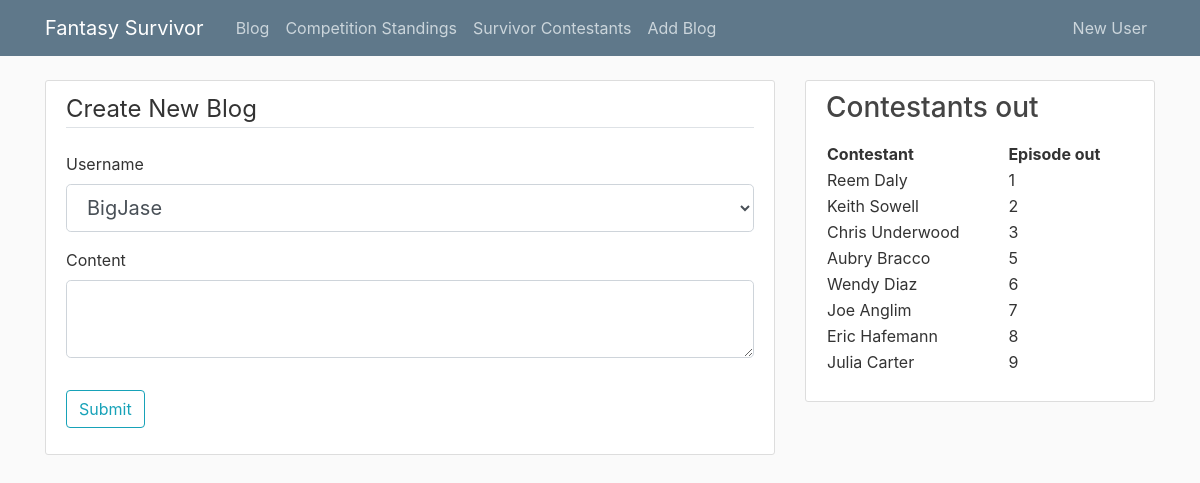
The app's page /add_blog, older data.
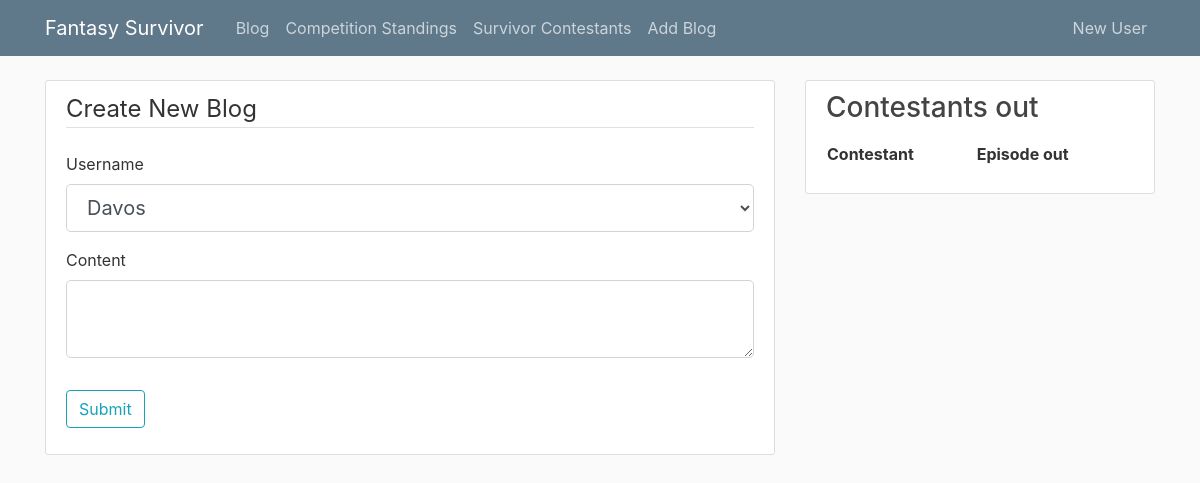
The same page, newer data.
### tables this page shows
CREATE TABLE Contestant
(contestant_id INTEGER PRIMARY KEY AUTOINCREMENT, 
name varchar(255),
age INT,
sex char(15),
origin_town varchar(255),
season_no INT,
ep_no INT,
position_out INT,
foreign key (season_no) references Season,
foreign key (ep_no) references Episode
);

### survivorcomp.py (the view, shortened to what this page needs)
@app.route("/add_blog", methods=['GET', 'POST'])
def add_blog():
    conn = sqlite3.connect('survivor.db')
    conn.row_factory = dict_factory
    c = conn.cursor()
    c.execute('SELECT user_nm FROM CompUser')
    results = c.fetchall()
    users = [(results.index(item), item['user_nm']) for item in results]
    form = BlogForm()
    form.username.choices = users
    return render_template('add_blog.html', form=form)

### forms.py
class BlogForm(FlaskForm):
    username = SelectField('Username', choices=[], coerce=int)
    content = TextAreaField('Content', validators=[DataRequired()])
    submit = SubmitField('Submit')

### survivorcomp.py (called while the page is built)
def dict_factory(cursor, row):
    d = {}
    for idx, col in enumerate(cursor.description):
        d[col[0]] = row[idx]
    return d

@app.context_processor
def feed_layout():
    conn = sqlite3.connect('survivor.db')
    conn.row_factory = dict_factory
    c = conn.cursor()
    c.execute("SELECT name, ep_no \
        FROM contestant \
        Where ep_no is not Null \
        order by ep_no")
    out_cons = c.fetchall()
    return dict(out_cons=out_cons)

### templates/add_blog.html (shortened to what this page needs)
{% extends "layout.html" %}
{% block content %}
    <div class="content-section">
        <form method="POST" action="">
            <fieldset class="form-group">
                <legend class="border-bottom mb-4">Create New Blog</legend>
                <div class="form-group">
                    {{ form.username.label(class="form-control-label") }}
                    {% if form.username.errors %}
                        {{ form.username(class="form-control form-control-lg is-invalid") }}
                        <div class="invalid-feedback">
                            {% for error in form.username.errors %}
                                <span>{{ error }}</span>
                            {% endfor %}
                        </div>
                    {% else %}
                        {{ form.username(class="form-control form-control-lg") }}
                    {% endif %}
                </div>
                    <div class="form-group">
                            {{ form.content.label(class="form-control-label") }}
                            {% if form.content.errors %}
                                {{ form.content(class="form-control form-control-lg is-invalid") }}
                                <div class="invalid-feedback">
                                    {% for error in form.username.errors %}
                                        <span>{{ error }}</span>
                                    {% endfor %}
                                </div>
                            {% else %}
                                {{ form.content(class="form-control form-control-lg") }}
                            {% endif %}
                        </div>
            </fieldset>
            <div class="form-group">
                {{ form.submit(class="btn btn-outline-info") }}
            </div>
        </form>
    </div>
{% endblock content %}

### templates/layout.html (shortened to what this page needs)
<!DOCTYPE html>
<html>
<head>
    <link rel="stylesheet" href="https://maxcdn.bootstrapcdn.com/bootstrap/4.0.0/css/bootstrap.min.css">
    <link rel="stylesheet" type="text/css" href="{{ url_for('static', filename='main.css') }}">
</head>
<body>
    <header class="site-header">
      <nav class="navbar navbar-expand-md navbar-dark bg-steel fixed-top">
        <div class="container">
          <a class="navbar-brand mr-4" href="/">Fantasy Survivor</a>
          <div class="collapse navbar-collapse" id="navbarToggle">
            <div class="navbar-nav mr-auto">
              <a class="nav-item nav-link" href="{{ url_for('blog') }}">Blog</a>
              <a class="nav-item nav-link" href="{{ url_for('board') }}">Competition Standings</a>
              <a class="nav-item nav-link" href="{{ url_for('contestants') }}">Survivor Contestants</a>
              <a class="nav-item nav-link" href="{{ url_for('add_blog') }}">Add Blog</a>
            </div>
            <div class="navbar-nav">
              <a class="nav-item nav-link" href="{{ url_for('register') }}">New User</a>
            </div>
          </div>
        </div>
      </nav>
    </header>
    <main role="main" class="container">
      <div class="row">
        <div class="col-md-8">
          {% block content %}{% endblock %}
        </div>
        <div class="col-md-4">
          <div class="content-section">
            <h3>Contestants out</h3>
            <p class='text-muted'>
              <table style="width:100%">
                <tr>
                  <th>Contestant</th>
                  <th>Episode out</th>
                </tr>
                  {% for contestant in out_cons%}
                    <tr>
                      <td>{{ contestant['name'] }}</td>
                      <td>{{ contestant['ep_no'] }}</td>
                    </tr>
                  {% endfor %}
              </table>
            </p>
          </div>
        </div>
      </div>
    </main>
</body>
</html>

Row changes from the older to the newer data that the page shows:
removed Contestant: name "Reem Daly", ep_no "1"
removed Contestant: name "Keith Sowell", ep_no "2"
removed Contestant: name "Chris Underwood", ep_no "3"
removed Contestant: name "Aubry Bracco", ep_no "5"
removed Contestant: name "Wendy Diaz", ep_no "6"
removed Contestant: name "Joe Anglim", ep_no "7"
removed Contestant: name "Eric Hafemann", ep_no "8"
removed Contestant: name "Julia Carter", ep_no "9"
Text that changed along with them:
form field username: "BigJase" → "Davos"
